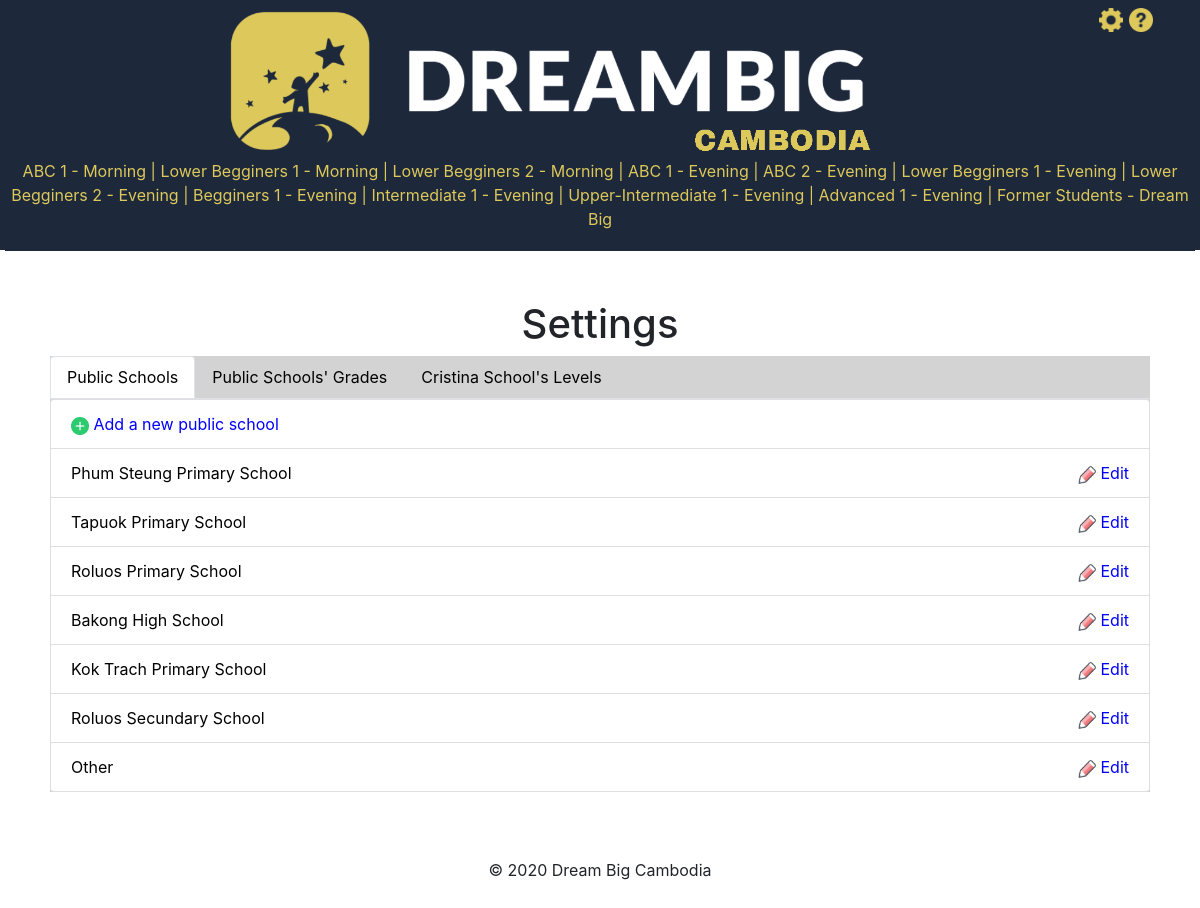
Page /student/settings on the committed database.
### student/models.py (models this page shows)
class Levels(models.Model):
    period = models.CharField(max_length=30)
    level = models.CharField(max_length=30)
    status = models.BooleanField(default=True)
    createdAt = models.DateTimeField(default='1900-01-01 00:00:00')
    modifiedAt = models.DateTimeField(default='1900-01-01 00:00:00')
    deleted = models.BooleanField(default=False)
    createdBy = models.CharField(max_length=35, default='admin')

class School(models.Model):
    name = models.CharField(max_length=50)
    createdAt = models.DateTimeField(default='1900-01-01 00:00:00')
    modifiedAt = models.DateTimeField(default='1900-01-01 00:00:00')
    active = models.BooleanField(default=True)
    createdBy = models.CharField(max_length=35, default='admin')

### student/views.py (the view)
# urls.py: path('settings', views.settings),
def settings(request):
    levels_header = levels_to_the_header()
    levels = Levels.objects.all()
    school = School.objects.all()
    grades = Grade.objects.all()
    return render(request, 'settings.html', {'levels_header': levels_header, 'publicschool': school, 'levels': levels,
                                             'grades': grades})

### student/views.py (called while the page is built)
def levels_to_the_header():
    levels = Levels.objects.all().order_by('id')
    i = 1
    for level in levels:
        if i != len(levels):
            level.period += ' |'
            i += 1
    return levels

### student/templates/settings.html (shortened to what this page needs)
{% extends 'base.html' %}
{% block content %}
<h1>Settings</h1>
<div>
    <ul class="nav nav-tabs">
        <li id="li_public_school" class="nav-link active" >
            <a id="separator" href="#tab1" data-toggle="tab" onclick="public_school_tab()">Public Schools</a>
        </li>
        <li id="li_grades" class="nav-link" >
            <a id="separator" href="#tab2" onclick="grades_tab()" data-toggle="tab">Public Schools' Grades</a>
        </li>
        <li id="li_levels" class="nav-link" >
            <a id="separator" href="#tab3" onclick="levels_tab()" data-toggle="tab">Cristina School's Levels</a>
        </li>
    </ul>
    <div class="tab-content">
        <div class="tab-pane active" id="tab1">
            <ul class="list-group">
                <li class="list-group-item">
                    <a href="/student/settings/public_school">
                        {% load static %}
                        <img alt="plus" class="card-img-first" src="{% static 'images/plus.png' %}"/>
                        Add a new public school</a></li>
                {% for school in publicschool %}
                <li class="list-group-item">{{school.name}}
                    <a id="list" href="/student/settings/public_school/{{school.id}}">
                        <img alt="edit" class="card-img-first" src="{% static 'images/edit.png' %}"/>
                        Edit</a>
                </li>
                {% endfor %}
            </ul>
        </div>
                        {% load static %}
                        {% load static %}
    </div>
</div>
{% endblock %}

### student/templates/base.html (shortened to what this page needs)
<!doctype html>
<html lang="en">
<head>
    {% load static %}
    <link href="{% static 'css/studentStyle.css' %}" rel="stylesheet">
    <link href="{% static 'css/bootstrap.css' %}" rel="stylesheet">
    <link href="{% static 'css/bootstrap.min.css' %}" rel="stylesheet">
    <link href="{% static 'css/bootstrap-grid.css' %}" rel="stylesheet">
    <link href="{% static 'css/bootstrap-grid.min.css' %}" rel="stylesheet">
    <link href="{% static 'css/bootstrap-reboot.css' %}" rel="stylesheet">
    <link href="{% static 'css/bootstrap-reboot.min.css' %}" rel="stylesheet">
</head>
<body>
<div id="wrapperHeader">
    <div class="row-corner">
        <div id="header" class="col-11">
            {% load static %}
            <a href="/student/">
                <img alt="Dream Big Cambodia " src="{% static 'images/dreambig_logo.png' %}"/></a>
        </div>
        <div id="header" class="col-1">
            <div class="row-corner">
                <div class="row-corner">
                    {% load static %}
                    <a href="/student/settings">
                        <img id="icon" alt="Settings" src="{% static 'images/settings.png' %}"/></a>
                </div>
                <div class="row-corner">
                    {% load static %}
                    <a href="/student/information">
                        <img id="icon" alt="Help" src="{% static 'images/help.png' %}"/></a>
                </div>
            </div>
        </div>
        <div id="links">
            {% for level in levels_header %}
            <a href="/student/student_class/{{level.id}}">{{level.level}} - {{level.period}}</a>
            {% endfor %}
        </div>
    </div>
</div>
<div id="info">
    {% block content %}
    {% endblock %}
</div>
<div class="footer-copyright text-center py-3">
    <p id="copyright"></p>
</div>
{% load static %}
</body>
</html>

### student/static/css/studentStyle.css (style rules this page uses)
html, body { margin: 0; padding: 0; }
div#wrapperHeader { width: 100%; height: 250px; background-color: #1d283b; text-align: center; margin: 0; padding: 5px; }
div#wrapperHeader div#header { width: 100%; height: 100%; margin: 0; padding: 0; background-color: #1d283b; }
div#wrapperHeader div#links { width: 100%; height: 100%; margin: 0; padding-bottom: 20px; background-color: #1d283b; color: #dcc85b }
div#wrapperHeader div#header img { width: 60%; height: 75%; margin: 0; padding: 0; background-color: #1d283b; }
div#wrapperHeader div#header img#icon { width: 100%; height: 100%; max-width: 30px; max-height: 30px; margin: 0px; padding: 3px; background-color: #1d283b; }
div#info { text-align: center; padding: 50px; }
div#info a#separator { color: #000000; text-decoration: none; background-color: transparent; }
div#info ul { background-color: #d3d3d3; text-align: left; color: #000000; }
div#info ul a { color: blue; text-align: right; }
div#info img { width: 100%; height: 100%; max-width: 18px; max-height: 18px; background-color: #ffffff; }
div#info ul a#list { color: blue; text-align: right; float: right; }

### rows in the picture
Levels: level "ABC 1", period "Morning |"
Levels: level "Lower Begginers 1", period "Morning |"
Levels: level "Lower Begginers 2", period "Morning |"
Levels: level "ABC 1", period "Evening |"
Levels: level "ABC 2", period "Evening |"
Levels: level "Lower Begginers 1", period "Evening |"
Levels: level "Lower Begginers 2", period "Evening |"
Levels: level "Begginers 1", period "Evening |"
Levels: level "Intermediate 1", period "Evening |"
Levels: level "Upper-Intermediate 1", period "Evening |"
Levels: level "Advanced 1", period "Evening |"
Levels: level "Former Students", period "Dream Big"
School: name "Phum Steung Primary School"
School: name "Tapuok Primary School"
School: name "Roluos Primary School"
School: name "Bakong High School"
School: name "Kok Trach Primary School"
School: name "Roluos Secundary School"
School: name "Other"
